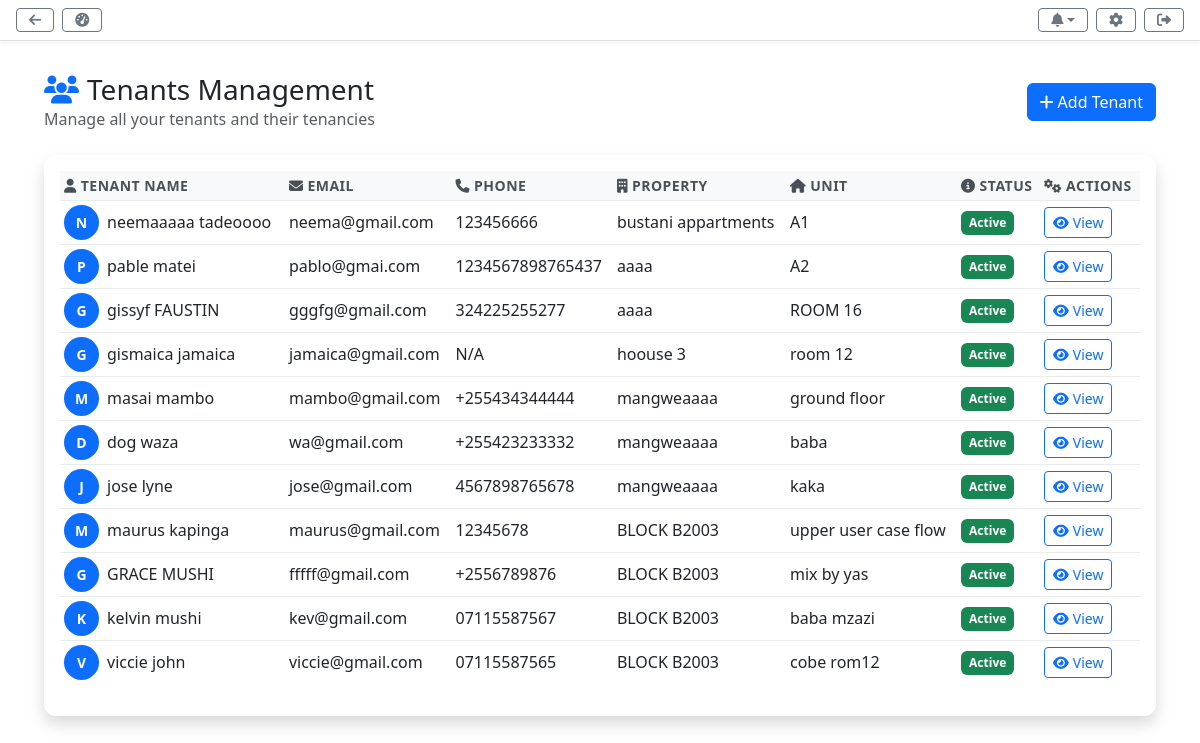
Page /landlord/tenants/ (signed in) on the committed database.
### tenancy/models.py (models this page shows, shortened)
class Tenancy(models.Model):
    tenant = models.ForeignKey(
        settings.AUTH_USER_MODEL,
        on_delete=models.CASCADE,
        limit_choices_to={'user_type': 'tenant'},
        related_name='tenancies'
    )
    unit = models.OneToOneField(
        Unit,
        on_delete=models.CASCADE,
        related_name='tenancy_details'
    )
    start_date = models.DateField()
    months_paid = models.PositiveIntegerField(default=0)
    is_active = models.BooleanField(default=True)
    last_payment_date = models.DateField(null=True, blank=True)
    class Meta:
        verbose_name_plural = "Tenancies"

### users/models.py (models this page shows)
class User(AbstractUser):
    USER_TYPE_CHOICES = (
        ('landlord', 'Landlord'),
        ('tenant', 'Tenant'),
    )
    user_type = models.CharField(max_length=10, choices=USER_TYPE_CHOICES)
    profile_picture = models.ImageField(upload_to='profile_pics/', blank=True, null=True)
    phone = models.CharField(max_length=20, blank=True, null=True)
    emergency_contact_name = models.CharField(max_length=100, blank=True, null=True, verbose_name='Emergency Contact Name')
    emergency_contact_phone = models.CharField(max_length=20, blank=True, null=True, verbose_name='Emergency Contact Phone')
    emergency_contact_relationship = models.CharField(max_length=50, blank=True, null=True,
                                                   verbose_name='Relationship to Tenant')

### properties/models.py (models this page shows, shortened)
class Unit(models.Model):
    property = models.ForeignKey(Property, on_delete=models.CASCADE, related_name='units')
    unit_number = models.CharField(max_length=50, help_text="e.g., A1, B2, Room 5")
    rent_amount = models.DecimalField(max_digits=10, decimal_places=2)
    is_occupied = models.BooleanField(default=False)
    tenant = models.ForeignKey(
        settings.AUTH_USER_MODEL,
        on_delete=models.SET_NULL,
        null=True,
        blank=True,
        limit_choices_to={'user_type': 'tenant'}
    )

class Property(models.Model):
    STATUS_CHOICES = [
        ('vacant', 'Vacant'),
        ('occupied', 'Occupied'),
        ('pending', 'Pending Inspection'),
        ('maintenance', 'Under Maintenance'),
    ]
    landlord = models.ForeignKey(
        settings.AUTH_USER_MODEL,
        on_delete=models.CASCADE,
        limit_choices_to={'user_type': 'landlord'}
    )
    name = models.CharField(max_length=255, help_text="e.g., House 1, Apartment 5B")
    address = models.TextField(help_text="Full address of the property")
    location = models.CharField(max_length=255, blank=True, help_text="Location/Area name")
    description = models.TextField(blank=True, help_text="Detailed description of the property")
    rooms = models.IntegerField(default=1, help_text="Number of rooms")
    rent = models.DecimalField(max_digits=10, decimal_places=2, help_text="Monthly rent amount")
    status = models.CharField(max_length=20, choices=STATUS_CHOICES, default='vacant')
    utilities = models.CharField(max_length=255, blank=True, help_text="e.g., Water, Electricity, Wi-Fi")
    created_at = models.DateTimeField(auto_now_add=True)
    updated_at = models.DateTimeField(auto_now=True)
    class Meta:
        ordering = ['-created_at']
        verbose_name_plural = 'Properties'

### landlord/views.py (the view)
# urls.py: path('tenants/', landlord_views.tenants_view, name='tenants'),
@login_required(login_url='home:index')
def tenants_view(request):
    tenancies = Tenancy.objects.filter(unit__property__landlord=request.user).select_related('tenant', 'unit', 'unit__property')
    context = {
        'tenancies': tenancies,
    }
    return render(request, 'landlord/tenants.html', context)

### landlord/context_processors.py (called while the page is built)
def notification_count(request):
    if not request.user.is_authenticated:
        return {}
    unread_count = Notification.objects.filter(
        recipient=request.user,
        is_read=False
    ).count()
    system_prefs, created = SystemPreference.objects.get_or_create(
        landlord=request.user
    )
    return {
        'unread_notification_count': unread_count,
        'user_theme': system_prefs.dashboard_theme.lower() if system_prefs.dashboard_theme else 'light'
    }

### landlord/templates/landlord/tenants.html (shortened to what this page needs)
{% extends 'landlord/landlord_base.html' %}
{% block content %}
<div class="container-fluid">
    <div class="d-flex justify-content-between align-items-center mb-4">
        <div>
            <h1 class="h3 mb-0 text-gray-800">
                <i class="fas fa-users me-2 text-primary"></i>Tenants Management
            </h1>
            <p class="text-muted mb-0">Manage all your tenants and their tenancies</p>
        </div>
        <div class="d-flex gap-2">
            <a href="{% url 'tenancy:add_tenant_for_landlord' %}" class="btn btn-primary">
                <i class="fas fa-plus me-1"></i>Add Tenant
            </a>
        </div>
    </div>
    {% if tenancies %}
    <div class="card shadow">
        <div class="card-body">
            <div class="table-responsive">
                <table class="table table-borderless table-sm">
                    <thead class="table-light">
                        <tr>
                            <th><i class="fas fa-user me-1"></i>Tenant Name</th>
                            <th><i class="fas fa-envelope me-1"></i>Email</th>
                            <th><i class="fas fa-phone me-1"></i>Phone</th>
                            <th><i class="fas fa-building me-1"></i>Property</th>
                            <th><i class="fas fa-home me-1"></i>Unit</th>
                            <th><i class="fas fa-info-circle me-1"></i>Status</th>
                            <th><i class="fas fa-cogs me-1"></i>Actions</th>
                        </tr>
                    </thead>
                    <tbody>
                        {% for tenancy in tenancies %}
                        <tr>
                            <td>
                                <div class="d-flex align-items-center">
                                    <div class="avatar-circle bg-primary text-white me-2" style="width: 35px; height: 35px; border-radius: 50%; display: flex; align-items: center; justify-content: center; font-size: 14px; font-weight: bold;">
                                        {{ tenancy.tenant.first_name|first|upper }}
                                    </div>
                                    <div>
                                        <div class="font-weight-bold">{{ tenancy.tenant.get_full_name|default:tenancy.tenant.username }}</div>
                                    </div>
                                </div>
                            </td>
                            <td>{{ tenancy.tenant.email }}</td>
                            <td>{{ tenancy.tenant.phone|default:"N/A" }}</td>
                            <td>{{ tenancy.unit.property.name }}</td>
                            <td>{{ tenancy.unit.unit_number }}</td>
                            <td>
                                {% if tenancy.is_active %}
                                    <span class="badge bg-success">Active</span>
                                {% else %}
                                    <span class="badge bg-secondary">Inactive</span>
                                {% endif %}
                            </td>
                            <td>
                                <a href="{% url 'tenancy:tenant_detail_for_landlord' tenancy.pk %}" class="btn btn-sm btn-outline-primary">
                                    <i class="fas fa-eye me-1"></i>View
                                </a>
                            </td>
                        </tr>
                        {% endfor %}
                    </tbody>
                </table>
            </div>
        </div>
    </div>
    {% endif %}
</div>
{% endblock %}

### landlord/templates/landlord/landlord_base.html (style rules this page uses)
:root { --primary-color: #4e73df; --primary-hover: #2e59d9; --secondary-color: #6c757d; --success-color: #1cc88a; --info-color: #36b9cc; --warning-color: #f6c23e; --danger-color: #e74a3b; --light-color: #f8f9fc; --dark-color: #5a5c69; }
body { background-color: var(--bs-body-bg); color: var(--bs-body-color); transition: background-color 0.3s ease, color 0.3s ease; }
.card { background-color: var(--bs-card-bg, #fff); border: 1px solid var(--bs-border-color, #e3e6f0); transition: all 0.3s ease; }

### landlord/templates/landlord/tenants.html (style rules this page uses)
.card { border: none; border-radius: 0.75rem; box-shadow: 0 0.125rem 0.25rem rgba(0, 0, 0, 0.075); transition: box-shadow 0.15s ease-in-out; }
.table th { border-top: none; font-weight: 600; color: #495057; font-size: 0.875rem; text-transform: uppercase; letter-spacing: 0.5px; }
.table td { vertical-align: middle; border-top: 1px solid #e9ecef; }
.avatar-circle { flex-shrink: 0; }
.badge { font-size: 0.75rem; padding: 0.375rem 0.5rem; }

### rows in the picture
Tenancy: tenant.first_name|first "N", tenant.get_full_name "neemaaaaa tadeoooo", tenant.email "neema@gmail.com", tenant.phone "123456666", unit.property.name "bustani appartments", unit.unit_number "A1", is_active "Active"
Tenancy: tenant.first_name|first "P", tenant.get_full_name "pable matei", tenant.email "pablo@gmai.com", tenant.phone "1234567898765437", unit.property.name "aaaa", unit.unit_number "A2", is_active "Active"
Tenancy: tenant.first_name|first "G", tenant.get_full_name "gissyf FAUSTIN", tenant.email "gggfg@gmail.com", tenant.phone "324225255277", unit.property.name "aaaa", unit.unit_number "ROOM 16", is_active "Active"
Tenancy: tenant.first_name|first "G", tenant.get_full_name "gismaica jamaica", tenant.email "jamaica@gmail.com", tenant.phone "N/A", unit.property.name "hoouse 3", unit.unit_number "room 12", is_active "Active"
Tenancy: tenant.first_name|first "M", tenant.get_full_name "masai mambo", tenant.email "mambo@gmail.com", tenant.phone "+255434344444", unit.property.name "mangweaaaa", unit.unit_number "ground floor", is_active "Active"
Tenancy: tenant.first_name|first "D", tenant.get_full_name "dog waza", tenant.email "wa@gmail.com", tenant.phone "+255423233332", unit.property.name "mangweaaaa", unit.unit_number "baba", is_active "Active"
Tenancy: tenant.first_name|first "J", tenant.get_full_name "jose lyne", tenant.email "jose@gmail.com", tenant.phone "4567898765678", unit.property.name "mangweaaaa", unit.unit_number "kaka", is_active "Active"
Tenancy: tenant.first_name|first "M", tenant.get_full_name "maurus kapinga", tenant.email "maurus@gmail.com", tenant.phone "12345678", unit.property.name "BLOCK B2003", unit.unit_number "upper user case flow", is_active "Active"
Tenancy: tenant.first_name|first "G", tenant.get_full_name "GRACE MUSHI", tenant.email "fffff@gmail.com", tenant.phone "+2556789876", unit.property.name "BLOCK B2003", unit.unit_number "mix by yas", is_active "Active"
Tenancy: tenant.first_name|first "K", tenant.get_full_name "kelvin mushi", tenant.email "kev@gmail.com", tenant.phone "07115587567", unit.property.name "BLOCK B2003", unit.unit_number "baba mzazi", is_active "Active"
Tenancy: tenant.first_name|first "V", tenant.get_full_name "viccie john", tenant.email "viccie@gmail.com", tenant.phone "07115587565", unit.property.name "BLOCK B2003", unit.unit_number "cobe rom12", is_active "Active"
